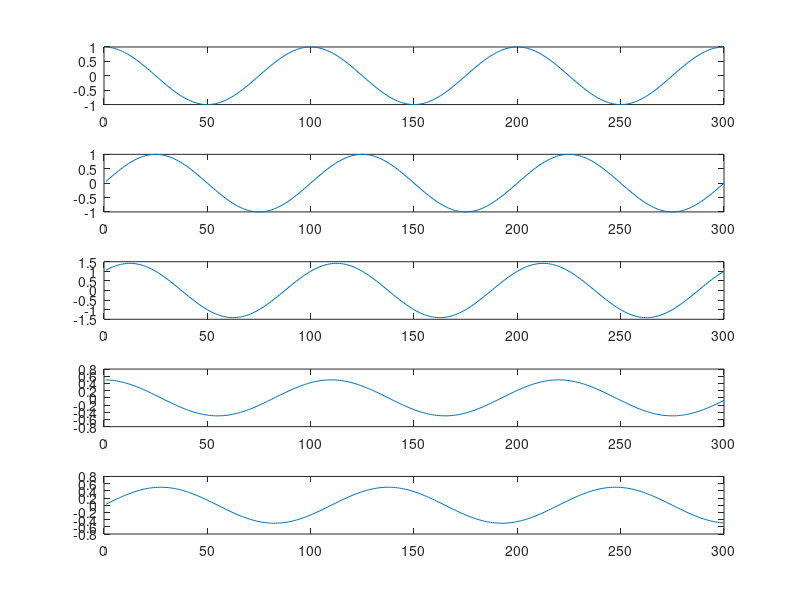

Reproduce this figure in MATLAB. (Note: this script raises an error after producing the figure.)
% generate a sample with two frequencies
%
N = 300;
t = (1:N)';
a = zeros(N, 2);
f = 1 / 100;
t1 = 2 * pi * f * t;
b = [cos(t1) sin(t1) sin(t1)+cos(t1)];
f1 = 1 / 110;
%t2 = 2 * pi * f1 * t + pi / 4 + t1;
t2 = 2 * pi * f1 * t;
c = [0.5 * cos(t2) 0.5 * sin(t2)];
X = [b c];
M = size(X, 2);
figure;
for i = 1:M
    subplot(M, 1, i);
    plot(X(:, i));
end

class = [1 1 1 2 2];

[group, entrop, P, D, mu0] = fingerprint_classify(X, 'Hidden', 4, 'Iteration', 100, 'Class', class);

HIDDEN = length(D);

ind = find(abs(imag(D)) > 1e-10); % assume 0==1e-10
num_real = HIDDEN;
% further eliminate the conjugate ones
if (~ isempty(ind)) 
    num_real = ind(1) - 1;
    %D = D(subind);

    Q = abs(P(:, (num_real+1):2:end)); %only the magnitude
end

figure;
imagesc(Q);